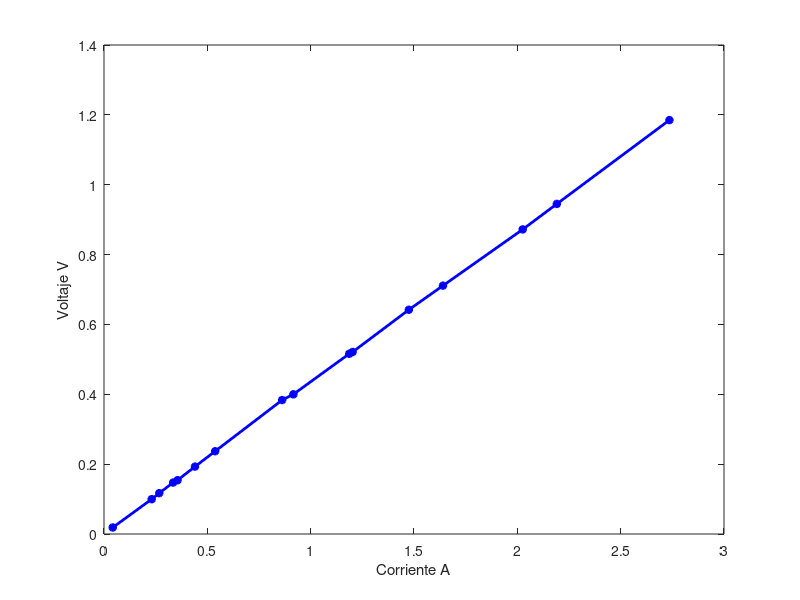
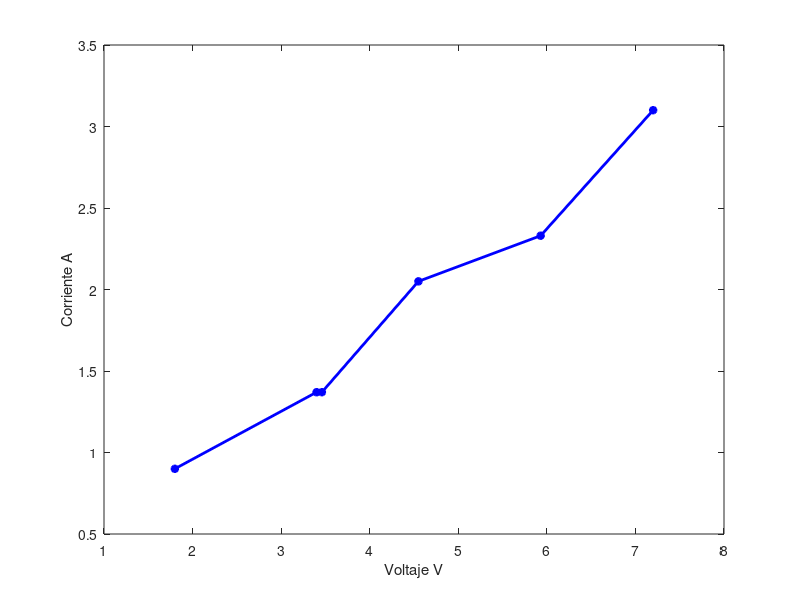

Write MATLAB code to recreate these figures, in order. (Note: this script raises an error after producing the figures.)
%% Parameters
motor_model = '9434';
%% Current probe calibration
% Load data
load('current_probe_calibration.mat');
figure;
plot(itest,vprobe,'b*-','LineWidth',2);
ylabel('Voltaje V');
xlabel('Corriente A');
k_probe = 1/(itest\vprobe);
disp(['Probe constant: ',num2str(k_probe),' A/V']);
clearvars -except k_probe
%% Stall current
load('stall_data.mat');
figure;
plot(vstall,istall,'b*-','LineWidth',2);
xlabel('Voltaje V');
ylabel('Corriente A');
% Armature resistance
ra = istall\vstall;
disp(['Armature resistance: ',num2str(ra),' Ohm']);
clearvars -except ra k_probe
%% Speed
load('motor_9434/p3.mat');
Np = 96;% Encoder pulse per revolution
Ts = t(2)-t(1); % Sample time
Fs = 1/Ts;
speed = encoder_to_speed(encoder, Ts, Np); % Speed rad/s
% Speed low pass filter
Fc = 1000; % 1 KHz
[b,a] = butter(6,Fc/(Fs/2));
speed_filtered = filter(b,a,speed);
figure;
plot(t,speed_filtered*60/(2*pi),'LineWidth',2);
ylabel('Motor speed RPM');
xlabel('Time s');
%% Current
no_load_speed = mean(speed(50000:80000));
current_cal = current * k_probe;
max_current = max(current_cal);
no_load_current = mean(current_cal(50000:80000));
va_mean = mean(va(50000:80000));
plot(t,current_cal);
ylabel('Motor current A');
xlabel('Time s');
kt = (va_mean-ra*no_load_current)/no_load_speed;
km = kt/sqrt(ra);
oz2nm=0.00706155183333;
disp(['K_t = ',num2str(kt),' N.m/A | ',num2str(kt/oz2nm),' oz.in/A']);
disp(['K_m = ',num2str(km),' N.m/sqrt(W) | ',num2str(km/oz2nm),' oz.in/sqrt(W)']);
stall_current = va_mean/ra;
disp(['Stall current: ',num2str(stall_current),' A']);
stall_torque = stall_current*kt;
disp(['Stall torque: ',num2str(stall_torque),' N.m | ',num2str(stall_torque/oz2nm),' oz.in']);
disp(['Armature voltage: ',num2str(va_mean),' V']);
disp(['No load speed: ',num2str(no_load_speed),' rad/s | ', num2str(no_load_speed*60/(2*pi)), ' rpm']);
%% Inductance
e = exp(1);
t1 = -0.1299;
t0 = -0.1307;
i_reach = max_current*(1-1/e);
time_reach = t1-t0;
la = ra*time_reach;
%% Current controller design
opt = stepDataOptions('StepAmplitude',va_mean);
num = 1;
den = [la ra];
sys_9413 = tf(num,den);
step(sys_9413,opt)
rltool(sys_9413)
%% Current controller
kp=93.2089669359914;
ki=kp*20226.7671774592;

